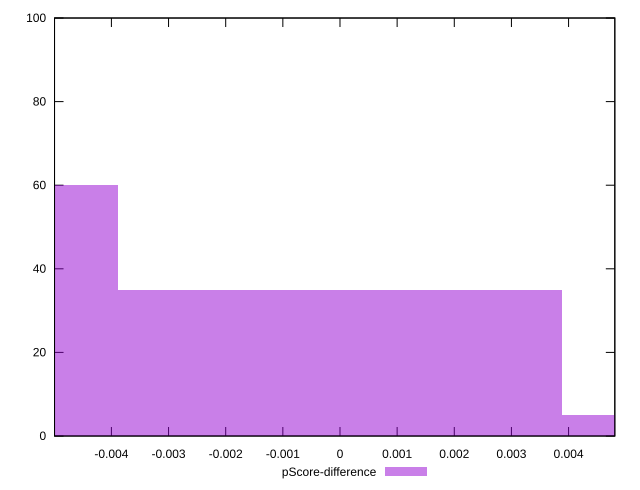

Here is the gnuplot script that generated this plot:
reset

$pScoreDifference <<EOF
0 35
-0.00777525214636985 60
0.00777525214636985 5
EOF

set key outside below
set boxwidth 0.00777525214636985
set xrange [-0.004995261384872052:0.004809326630393462]
set yrange [0:100]
set trange [0:100]
set style fill transparent solid 0.5 noborder
set terminal svg size 640, 490 enhanced background rgb 'white'
set output "report_00017_2021-02-10T15-08-03.406Z/first-cpu-idle/samples/pages+cached+noadtech+nomedia/pScore-difference/histogram.svg"

plot $pScoreDifference title "pScore-difference" with boxes

reset
